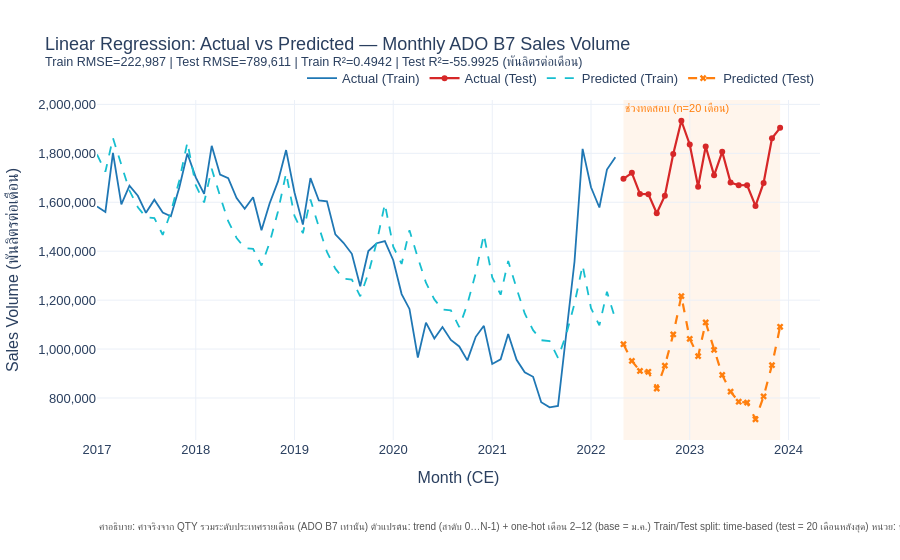

Source (notebook cell):
### Markdown cell above
### แผนภาพที่ 1 — เปรียบเทียบค่าจริงกับค่าพยากรณ์ (Actual vs Predicted)

แผนภาพเส้นแสดงปริมาณการจำหน่าย ADO B7 ระดับประเทศรายเดือน เปรียบเทียบระหว่างค่าจริง (Actual) และค่าที่โมเดล Linear Regression พยากรณ์ (Predicted)
แบ่งชัดเจนระหว่างช่วง Train (พื้นหลังขาว) และ Test (พื้นหลังแรเงาสีส้ม)
เพื่อประเมินความสามารถในการพยากรณ์ของโมเดลบนข้อมูลที่ไม่เคยเห็นมาก่อน

### Code cell
dates_train_ts = [pd.Timestamp(d) for d in dates_train]
dates_test_ts  = [pd.Timestamp(d) for d in dates_test]

fig1 = go.Figure()

fig1.add_trace(go.Scatter(
    x=dates_train_ts, y=y_train,
    mode='lines',
    name='Actual (Train)',
    line=dict(color='#1f77b4', width=1.8)
))
fig1.add_trace(go.Scatter(
    x=dates_test_ts, y=y_test,
    mode='lines+markers',
    name='Actual (Test)',
    line=dict(color='#d62728', width=2.2),
    marker=dict(size=6)
))
fig1.add_trace(go.Scatter(
    x=dates_train_ts, y=y_pred_train,
    mode='lines',
    name='Predicted (Train)',
    line=dict(color='#17becf', width=1.8, dash='dash')
))
fig1.add_trace(go.Scatter(
    x=dates_test_ts, y=y_pred_test,
    mode='lines+markers',
    name='Predicted (Test)',
    line=dict(color='#ff7f0e', width=2.2, dash='dash'),
    marker=dict(size=6, symbol='x')
))

fig1.add_vrect(
    x0=dates_test_ts[0], x1=dates_test_ts[-1],
    fillcolor='rgba(255,127,14,0.08)',
    layer='below', line_width=0,
    annotation_text=f'ช่วงทดสอบ (n={N_TEST} เดือน)',
    annotation_position='top left',
    annotation_font=dict(size=11, color='#ff7f0e')
)

fig1.update_layout(
    title=(
        f'Linear Regression: Actual vs Predicted — Monthly ADO B7 Sales Volume<br>'
        f'<sup>Train RMSE={rmse_train:,.0f} | Test RMSE={rmse_test:,.0f} | '
        f'Train R²={r2_train:.4f} | Test R²={r2_test:.4f} ({UNIT_LABEL})</sup>'
    ),
    xaxis_title='Month (CE)',
    yaxis_title=f'Sales Volume ({UNIT_LABEL})',
    template=TEMPLATE,
    font=dict(family=FONT_FAMILY, size=13),
    legend=dict(
        orientation='h', yanchor='bottom', y=1.02,
        xanchor='right', x=1
    ),
    hovermode='x unified',
    yaxis=dict(tickformat=',.0f'),
    margin=dict(t=100, b=120)
)

fig1.add_annotation(
    xref='paper', yref='paper', x=0, y=-0.28,
    text=(
        f'คำอธิบาย: ค่าจริงจาก QTY รวมระดับประเทศรายเดือน (ADO B7 เท่านั้น) '
        f'ตัวแปรต้น: trend (ลำดับ 0…N-1) + one-hot เดือน 2–12 (base = ม.ค.) '
        f'Train/Test split: time-based (test = {N_TEST} เดือนหลังสุด) '
        f'หน่วย: {UNIT_LABEL} | ขอบเขต: ผู้ค้าน้ำมันตามมาตรา 7 | ที่มา: กรมธุรกิจพลังงาน'
    ),
    showarrow=False,
    font=dict(size=10, color='#555555'),
    align='left'
)

fig1.show()

### Figure 1 — Plotly figure (JSON) as saved in the notebook; plotly's stock layout.template omitted (floating-point values rounded to 4 significant figures)
{"data": [{"line": {"color": "#1f77b4", "width": 1.8}, "mode": "lines", "name": "Actual (Train)", "type": "scatter", "x": ["2017-01-01T00:00:00", "2017-02-01T00:00:00", "2017-03-01T00:00:00", "2017-04-01T00:00:00", "2017-05-01T00:00:00", "2017-06-01T00:00:00", "2017-07-01T00:00:00", "2017-08-01T00:00:00", "2017-09-01T00:00:00", "2017-10-01T00:00:00", "2017-11-01T00:00:00", "2017-12-01T00:00:00", "2018-01-01T00:00:00", "2018-02-01T00:00:00", "2018-03-01T00:00:00", "2018-04-01T00:00:00", "2018-05-01T00:00:00", "2018-06-01T00:00:00", "2018-07-01T00:00:00", "2018-08-01T00:00:00", "2018-09-01T00:00:00", "2018-10-01T00:00:00", "2018-11-01T00:00:00", "2018-12-01T00:00:00", "2019-01-01T00:00:00", "2019-02-01T00:00:00", "2019-03-01T00:00:00", "2019-04-01T00:00:00", "2019-05-01T00:00:00", "2019-06-01T00:00:00", "2019-07-01T00:00:00", "2019-08-01T00:00:00", "2019-09-01T00:00:00", "2019-10-01T00:00:00", "2019-11-01T00:00:00", "2019-12-01T00:00:00", "2020-01-01T00:00:00", "2020-02-01T00:00:00", "2020-03-01T00:00:00", "2020-04-01T00:00:00", "2020-05-01T00:00:00", "2020-06-01T00:00:00", "2020-07-01T00:00:00", "2020-08-01T00:00:00", "2020-09-01T00:00:00", "2020-10-01T00:00:00", "2020-11-01T00:00:00", "2020-12-01T00:00:00", "2021-01-01T00:00:00", "2021-02-01T00:00:00", "2021-03-01T00:00:00", "2021-04-01T00:00:00", "2021-05-01T00:00:00", "2021-06-01T00:00:00", "2021-07-01T00:00:00", "2021-08-01T00:00:00", "2021-09-01T00:00:00", "2021-10-01T00:00:00", "2021-11-01T00:00:00", "2021-12-01T00:00:00", "2022-01-01T00:00:00", "2022-02-01T00:00:00", "2022-03-01T00:00:00", "2022-04-01T00:00:00"], "y": [1583000.0, 1561000.0, 1802000.0, 1591000.0, 1668000.0, 1626000.0, 1557000.0, 1611000.0, 1558000.0, 1543000.0, 1659000.0, 1799000.0, 1702000.0, 1634000.0, 1831000.0, 1713000.0, 1698000.0, 1617000.0, 1573000.0, 1620000.0, 1486000.0, 1595000.0, 1685000.0, 1813000.0, 1640000.0, 1509000.0, 1699000.0, 1607000.0, 1604000.0, 1469000.0, 1434000.0, 1389000.0, 1257000.0, 1401000.0, 1433000.0, 1441000.0, 1363000.0, 1225000.0, 1164000.0, 965600.0, 1108000.0, 1043000.0, 1090000.0, 1037000.0, 1011000.0, 953900.0, 1050000.0, 1095000.0, 939200.0, 958000.0, 1061000.0, 956400.0, 905100.0, 886700.0, 782700.0, 761900.0, 767300.0, 1052000.0, 1357000.0, 1818000.0, 1662000.0, 1579000.0, 1734000.0, 1784000.0]}, {"line": {"color": "#d62728", "width": 2.2}, "marker": {"size": 6}, "mode": "lines+markers", "name": "Actual (Test)", "type": "scatter", "x": ["2022-05-01T00:00:00", "2022-06-01T00:00:00", "2022-07-01T00:00:00", "2022-08-01T00:00:00", "2022-09-01T00:00:00", "2022-10-01T00:00:00", "2022-11-01T00:00:00", "2022-12-01T00:00:00", "2023-01-01T00:00:00", "2023-02-01T00:00:00", "2023-03-01T00:00:00", "2023-04-01T00:00:00", "2023-05-01T00:00:00", "2023-06-01T00:00:00", "2023-07-01T00:00:00", "2023-08-01T00:00:00", "2023-09-01T00:00:00", "2023-10-01T00:00:00", "2023-11-01T00:00:00", "2023-12-01T00:00:00"], "y": [1696000.0, 1720000.0, 1634000.0, 1633000.0, 1555000.0, 1627000.0, 1797000.0, 1933000.0, 1836000.0, 1664000.0, 1828000.0, 1710000.0, 1806000.0, 1680000.0, 1670000.0, 1670000.0, 1585000.0, 1679000.0, 1862000.0, 1904000.0]}, {"line": {"color": "#17becf", "dash": "dash", "width": 1.8}, "mode": "lines", "name": "Predicted (Train)", "type": "scatter", "x": ["2017-01-01T00:00:00", "2017-02-01T00:00:00", "2017-03-01T00:00:00", "2017-04-01T00:00:00", "2017-05-01T00:00:00", "2017-06-01T00:00:00", "2017-07-01T00:00:00", "2017-08-01T00:00:00", "2017-09-01T00:00:00", "2017-10-01T00:00:00", "2017-11-01T00:00:00", "2017-12-01T00:00:00", "2018-01-01T00:00:00", "2018-02-01T00:00:00", "2018-03-01T00:00:00", "2018-04-01T00:00:00", "2018-05-01T00:00:00", "2018-06-01T00:00:00", "2018-07-01T00:00:00", "2018-08-01T00:00:00", "2018-09-01T00:00:00", "2018-10-01T00:00:00", "2018-11-01T00:00:00", "2018-12-01T00:00:00", "2019-01-01T00:00:00", "2019-02-01T00:00:00", "2019-03-01T00:00:00", "2019-04-01T00:00:00", "2019-05-01T00:00:00", "2019-06-01T00:00:00", "2019-07-01T00:00:00", "2019-08-01T00:00:00", "2019-09-01T00:00:00", "2019-10-01T00:00:00", "2019-11-01T00:00:00", "2019-12-01T00:00:00", "2020-01-01T00:00:00", "2020-02-01T00:00:00", "2020-03-01T00:00:00", "2020-04-01T00:00:00", "2020-05-01T00:00:00", "2020-06-01T00:00:00", "2020-07-01T00:00:00", "2020-08-01T00:00:00", "2020-09-01T00:00:00", "2020-10-01T00:00:00", "2020-11-01T00:00:00", "2020-12-01T00:00:00", "2021-01-01T00:00:00", "2021-02-01T00:00:00", "2021-03-01T00:00:00", "2021-04-01T00:00:00", "2021-05-01T00:00:00", "2021-06-01T00:00:00", "2021-07-01T00:00:00", "2021-08-01T00:00:00", "2021-09-01T00:00:00", "2021-10-01T00:00:00", "2021-11-01T00:00:00", "2021-12-01T00:00:00", "2022-01-01T00:00:00", "2022-02-01T00:00:00", "2022-03-01T00:00:00", "2022-04-01T00:00:00"], "y": [1796000.0, 1725000.0, 1863000.0, 1750000.0, 1648000.0, 1580000.0, 1539000.0, 1535000.0, 1467000.0, 1560000.0, 1688000.0, 1845000.0, 1670000.0, 1599000.0, 1737000.0, 1625000.0, 1522000.0, 1454000.0, 1413000.0, 1410000.0, 1341000.0, 1435000.0, 1562000.0, 1719000.0, 1544000.0, 1474000.0, 1611000.0, 1499000.0, 1397000.0, 1329000.0, 1287000.0, 1284000.0, 1216000.0, 1309000.0, 1437000.0, 1593000.0, 1419000.0, 1348000.0, 1486000.0, 1373000.0, 1271000.0, 1203000.0, 1162000.0, 1158000.0, 1090000.0, 1183000.0, 1311000.0, 1468000.0, 1293000.0, 1222000.0, 1360000.0, 1248000.0, 1145000.0, 1077000.0, 1036000.0, 1033000.0, 964400.0, 1058000.0, 1186000.0, 1342000.0, 1167000.0, 1097000.0, 1234000.0, 1122000.0]}, {"line": {"color": "#ff7f0e", "dash": "dash", "width": 2.2}, "marker": {"size": 6, "symbol": "x"}, "mode": "lines+markers", "name": "Predicted (Test)", "type": "scatter", "x": ["2022-05-01T00:00:00", "2022-06-01T00:00:00", "2022-07-01T00:00:00", "2022-08-01T00:00:00", "2022-09-01T00:00:00", "2022-10-01T00:00:00", "2022-11-01T00:00:00", "2022-12-01T00:00:00", "2023-01-01T00:00:00", "2023-02-01T00:00:00", "2023-03-01T00:00:00", "2023-04-01T00:00:00", "2023-05-01T00:00:00", "2023-06-01T00:00:00", "2023-07-01T00:00:00", "2023-08-01T00:00:00", "2023-09-01T00:00:00", "2023-10-01T00:00:00", "2023-11-01T00:00:00", "2023-12-01T00:00:00"], "y": [1020000.0, 951600.0, 910500.0, 907000.0, 838700.0, 932100.0, 1060000.0, 1217000.0, 1042000.0, 971000.0, 1109000.0, 996500.0, 894200.0, 826000.0, 784900.0, 781300.0, 713100.0, 806500.0, 934300.0, 1091000.0]}], "layout": {"annotations": [{"font": {"color": "#ff7f0e", "size": 11}, "showarrow": false, "text": "ช่วงทดสอบ (n=20 เดือน)", "x": "2022-05-01T00:00:00", "xanchor": "left", "xref": "x", "y": 1, "yanchor": "top", "yref": "y domain"}, {"align": "left", "font": {"color": "#555555", "size": 10}, "showarrow": false, "text": "คำอธิบาย: ค่าจริงจาก QTY รวมระดับประเทศรายเดือน (ADO B7 เท่านั้น) ตัวแปรต้น: trend (ลำดับ 0…N-1) + one-hot เดือน 2–12 (base = ม.ค.) Train/Test split: time-based (test = 20 เดือนหลังสุด) หน่วย: พันลิตรต่อเดือน | ขอบเขต: ผู้ค้าน้ำมันตามมาตรา 7 | ที่มา: กรมธุรกิจพลังงาน", "x": 0, "xref": "paper", "y": -0.28, "yref": "paper"}], "font": {"family": "Sarabun, IBM Plex Sans Thai, sans-serif", "size": 13}, "hovermode": "x unified", "legend": {"orientation": "h", "x": 1, "xanchor": "right", "y": 1.02, "yanchor": "bottom"}, "margin": {"b": 120, "t": 100}, "shapes": [{"fillcolor": "rgba(255,127,14,0.08)", "layer": "below", "line": {"width": 0}, "type": "rect", "x0": "2022-05-01T00:00:00", "x1": "2023-12-01T00:00:00", "xref": "x", "y0": 0, "y1": 1, "yref": "y domain"}], "title": {"text": "Linear Regression: Actual vs Predicted — Monthly ADO B7 Sales Volume<br><sup>Train RMSE=222,987 | Test RMSE=789,611 | Train R²=0.4942 | Test R²=-55.9925 (พันลิตรต่อเดือน)</sup>"}, "xaxis": {"title": {"text": "Month (CE)"}}, "yaxis": {"tickformat": ",.0f", "title": {"text": "Sales Volume (พันลิตรต่อเดือน)"}}}}
